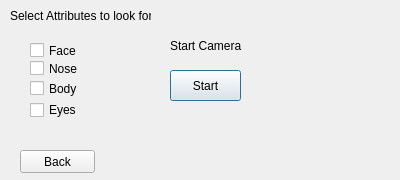
<?xml version="1.0" encoding="UTF-8"?>
<ui version="4.0">
 <class>Dialog</class>
 <widget class="QDialog" name="Dialog">
  <property name="geometry">
   <rect>
    <x>0</x>
    <y>0</y>
    <width>400</width>
    <height>180</height>
   </rect>
  </property>
  <property name="minimumSize">
   <size>
    <width>400</width>
    <height>180</height>
   </size>
  </property>
  <property name="maximumSize">
   <size>
    <width>400</width>
    <height>180</height>
   </size>
  </property>
  <property name="windowTitle">
   <string>Dialog</string>
  </property>
  <property name="autoFillBackground">
   <bool>false</bool>
  </property>
  <widget class="QCheckBox" name="face_Check">
   <property name="geometry">
    <rect>
     <x>30</x>
     <y>40</y>
     <width>71</width>
     <height>21</height>
    </rect>
   </property>
   <property name="text">
    <string>Face</string>
   </property>
   <property name="iconSize">
    <size>
     <width>20</width>
     <height>20</height>
    </size>
   </property>
  </widget>
  <widget class="QCheckBox" name="nose_check">
   <property name="geometry">
    <rect>
     <x>30</x>
     <y>60</y>
     <width>70</width>
     <height>17</height>
    </rect>
   </property>
   <property name="text">
    <string>Nose</string>
   </property>
   <property name="iconSize">
    <size>
     <width>20</width>
     <height>20</height>
    </size>
   </property>
  </widget>
  <widget class="QCheckBox" name="body_check">
   <property name="geometry">
    <rect>
     <x>30</x>
     <y>80</y>
     <width>70</width>
     <height>17</height>
    </rect>
   </property>
   <property name="text">
    <string>Body</string>
   </property>
   <property name="iconSize">
    <size>
     <width>20</width>
     <height>20</height>
    </size>
   </property>
  </widget>
  <widget class="QCheckBox" name="eyes_check">
   <property name="geometry">
    <rect>
     <x>30</x>
     <y>100</y>
     <width>70</width>
     <height>20</height>
    </rect>
   </property>
   <property name="text">
    <string>Eyes</string>
   </property>
   <property name="iconSize">
    <size>
     <width>20</width>
     <height>20</height>
    </size>
   </property>
  </widget>
  <widget class="QPushButton" name="cameraButtonReady">
   <property name="geometry">
    <rect>
     <x>170</x>
     <y>70</y>
     <width>71</width>
     <height>31</height>
    </rect>
   </property>
   <property name="text">
    <string>Start</string>
   </property>
  </widget>
  <widget class="QLabel" name="select_label">
   <property name="geometry">
    <rect>
     <x>170</x>
     <y>20</y>
     <width>91</width>
     <height>51</height>
    </rect>
   </property>
   <property name="text">
    <string>Start Camera</string>
   </property>
  </widget>
  <widget class="QLabel" name="select_attri_label">
   <property name="geometry">
    <rect>
     <x>10</x>
     <y>-10</y>
     <width>141</width>
     <height>51</height>
    </rect>
   </property>
   <property name="text">
    <string>Select Attributes to look for:</string>
   </property>
  </widget>
  <widget class="QPushButton" name="back_button">
   <property name="geometry">
    <rect>
     <x>20</x>
     <y>150</y>
     <width>75</width>
     <height>23</height>
    </rect>
   </property>
   <property name="text">
    <string>Back</string>
   </property>
  </widget>
 </widget>
 <resources/>
 <connections/>
</ui>
